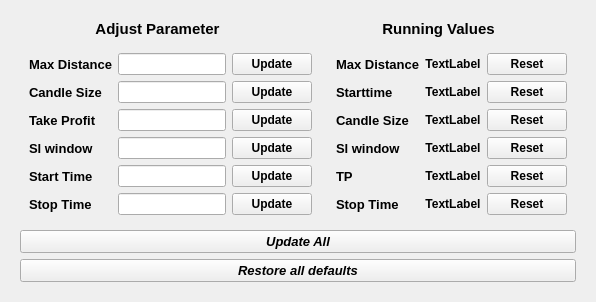
        <widget class="QWidget" name="page_2">
         <layout class="QHBoxLayout" name="horizontalLayout_12">
          <item>
           <widget class="QWidget" name="widget_34" native="true">
            <layout class="QVBoxLayout" name="verticalLayout_14">
             <item>
              <layout class="QHBoxLayout" name="horizontalLayout_9">
               <item>
                <widget class="QLabel" name="adjustparamlabel">
                 <property name="font">
                  <font>
                   <pointsize>11</pointsize>
                   <bold>true</bold>
                  </font>
                 </property>
                 <property name="text">
                  <string>Adjust Parameter</string>
                 </property>
                 <property name="scaledContents">
                  <bool>false</bool>
                 </property>
                 <property name="alignment">
                  <set>Qt::AlignCenter</set>
                 </property>
                </widget>
               </item>
               <item>
                <widget class="QLabel" name="setvalueslabel">
                 <property name="font">
                  <font>
                   <pointsize>11</pointsize>
                   <bold>true</bold>
                  </font>
                 </property>
                 <property name="text">
                  <string>Running Values</string>
                 </property>
                 <property name="alignment">
                  <set>Qt::AlignCenter</set>
                 </property>
                </widget>
               </item>
              </layout>
             </item>
             <item>
              <layout class="QHBoxLayout" name="horizontalLayout_11">
               <item>
                <widget class="QWidget" name="widget_31" native="true">
                 <layout class="QHBoxLayout" name="horizontalLayout_10">
                  <item>
                   <layout class="QHBoxLayout" name="horizontalLayout_7">
                    <item>
                     <layout class="QVBoxLayout" name="verticalLayout_57">
                      <item>
                       <widget class="QLabel" name="distancelabel">
                        <property name="font">
                         <font>
                          <pointsize>10</pointsize>
                          <bold>true</bold>
                         </font>
                        </property>
                        <property name="text">
                         <string>Max Distance</string>
                        </property>
                       </widget>
                      </item>
                      <item>
                       <widget class="QLabel" name="candlesizelabel">
                        <property name="font">
                         <font>
                          <pointsize>10</pointsize>
                          <bold>true</bold>
                         </font>
                        </property>
                        <property name="text">
                         <string>Candle Size</string>
                        </property>
                       </widget>
                      </item>
                      <item>
                       <widget class="QLabel" name="tplabel">
                        <property name="font">
                         <font>
                          <pointsize>10</pointsize>
                          <bold>true</bold>
                         </font>
                        </property>
                        <property name="text">
                         <string>Take Profit</string>
                        </property>
                       </widget>
                      </item>
                      <item>
                       <widget class="QLabel" name="slwindowlabel">
                        <property name="font">
                         <font>
                          <pointsize>10</pointsize>
                          <bold>true</bold>
                         </font>
                        </property>
                        <property name="text">
                         <string>Sl window</string>
                        </property>
                       </widget>
                      </item>
                      <item>
                       <widget class="QLabel" name="start_timelabel">
                        <property name="font">
                         <font>
                          <pointsize>10</pointsize>
                          <bold>true</bold>
                         </font>
                        </property>
                        <property name="text">
                         <string>Start Time</string>
                        </property>
                       </widget>
                      </item>
                      <item>
                       <widget class="QLabel" name="stoptimelabel">
                        <property name="font">
                         <font>
                          <pointsize>10</pointsize>
                          <bold>true</bold>
                         </font>
                        </property>
                        <property name="text">
                         <string>Stop Time</string>
                        </property>
                       </widget>
                      </item>
                     </layout>
                    </item>
                    <item>
                     <layout class="QVBoxLayout" name="verticalLayout_65">
                      <item>
                       <widget class="QLineEdit" name="maxdistanceinp">
                        <property name="alignment">
                         <set>Qt::AlignCenter</set>
                        </property>
                       </widget>
                      </item>
                      <item>
                       <widget class="QLineEdit" name="candlesizeinp">
                        <property name="alignment">
                         <set>Qt::AlignCenter</set>
                        </property>
                       </widget>
                      </item>
                      <item>
                       <widget class="QLineEdit" name="tpinp">
                        <property name="alignment">
                         <set>Qt::AlignCenter</set>
                        </property>
                       </widget>
                      </item>
                      <item>
                       <widget class="QLineEdit" name="slwindowinp">
                        <property name="alignment">
                         <set>Qt::AlignCenter</set>
                        </property>
                       </widget>
                      </item>
                      <item>
                       <widget class="QLineEdit" name="start_timeinp">
                        <property name="alignment">
                         <set>Qt::AlignCenter</set>
                        </property>
                       </widget>
                      </item>
                      <item>
                       <widget class="QLineEdit" name="stoptimeinp"/>
                      </item>
                     </layout>
                    </item>
                    <item>
                     <layout class="QVBoxLayout" name="verticalLayout_13">
                      <item>
                       <widget class="QPushButton" name="updatemaxdistance">
                        <property name="font">
                         <font>
                          <bold>true</bold>
                         </font>
                        </property>
                        <property name="text">
                         <string>Update</string>
                        </property>
                       </widget>
                      </item>
                      <item>
                       <widget class="QPushButton" name="updatecandlesize">
                        <property name="font">
                         <font>
                          <bold>true</bold>
                         </font>
                        </property>
                        <property name="text">
                         <string>Update</string>
                        </property>
                       </widget>
                      </item>
                      <item>
                       <widget class="QPushButton" name="updatetakeprofit">
                        <property name="font">
                         <font>
                          <bold>true</bold>
                         </font>
                        </property>
                        <property name="text">
                         <string>Update</string>
                        </property>
                       </widget>
                      </item>
                      <item>
                       <widget class="QPushButton" name="updateslwindow">
                        <property name="font">
                         <font>
                          <bold>true</bold>
                         </font>
                        </property>
                        <property name="text">
                         <string>Update</string>
                        </property>
                       </widget>
                      </item>
                      <item>
                       <widget class="QPushButton" name="updatestart_time">
                        <property name="font">
                         <font>
                          <bold>true</bold>
                         </font>
                        </property>
                        <property name="text">
                         <string>Update</string>
                        </property>
                       </widget>
                      </item>
                      <item>
                       <widget class="QPushButton" name="updatestoptime">
                        <property name="font">
                         <font>
                          <bold>true</bold>
                         </font>
                        </property>
                        <property name="text">
                         <string>Update</string>
                        </property>
                       </widget>
                      </item>
                     </layout>
                    </item>
                   </layout>
                  </item>
                 </layout>
                </widget>
               </item>
               <item>
                <widget class="QWidget" name="widget_33" native="true">
                 <layout class="QHBoxLayout" name="horizontalLayout_8">
                  <item>
                   <layout class="QHBoxLayout" name="horizontalLayout_19">
                    <item>
                     <layout class="QVBoxLayout" name="verticalLayout_25">
                      <item>
                       <widget class="QLabel" name="rnmaxdistancelabel">
                        <property name="font">
                         <font>
                          <pointsize>10</pointsize>
                          <bold>true</bold>
                         </font>
                        </property>
                        <property name="text">
                         <string>Max Distance</string>
                        </property>
                        <property name="alignment">
                         <set>Qt::AlignLeading|Qt::AlignLeft|Qt::AlignVCenter</set>
                        </property>
                       </widget>
                      </item>
                      <item>
                       <widget class="QLabel" name="rnstarttimelabel">
                        <property name="font">
                         <font>
                          <pointsize>10</pointsize>
                          <bold>true</bold>
                         </font>
                        </property>
                        <property name="text">
                         <string>Starttime</string>
                        </property>
                       </widget>
                      </item>
                      <item>
                       <widget class="QLabel" name="rncandlesizelabel">
                        <property name="font">
                         <font>
                          <pointsize>10</pointsize>
                          <bold>true</bold>
                         </font>
                        </property>
                        <property name="text">
                         <string>Candle Size</string>
                        </property>
                        <property name="alignment">
                         <set>Qt::AlignLeading|Qt::AlignLeft|Qt::AlignVCenter</set>
                        </property>
                       </widget>
                      </item>
                      <item>
                       <widget class="QLabel" name="rnslwindowlabel">
                        <property name="font">
                         <font>
                          <pointsize>10</pointsize>
                          <bold>true</bold>
                         </font>
                        </property>
                        <property name="text">
                         <string>Sl window</string>
                        </property>
                        <property name="alignment">
                         <set>Qt::AlignLeading|Qt::AlignLeft|Qt::AlignVCenter</set>
                        </property>
                       </widget>
                      </item>
                      <item>
                       <widget class="QLabel" name="rntplabel">
                        <property name="font">
                         <font>
                          <pointsize>10</pointsize>
                          <bold>true</bold>
                         </font>
                        </property>
                        <property name="text">
                         <string>TP</string>
                        </property>
                        <property name="alignment">
                         <set>Qt::AlignLeading|Qt::AlignLeft|Qt::AlignVCenter</set>
                        </property>
                       </widget>
                      </item>
                      <item>
                       <widget class="QLabel" name="rnstoptimelabel">
                        <property name="font">
                         <font>
                          <pointsize>10</pointsize>
                          <bold>true</bold>
                         </font>
                        </property>
                        <property name="text">
                         <string>Stop Time</string>
                        </property>
                        <property name="alignment">
                         <set>Qt::AlignLeading|Qt::AlignLeft|Qt::AlignVCenter</set>
                        </property>
                       </widget>
                      </item>
                     </layout>
                    </item>
                    <item>
                     <layout class="QVBoxLayout" name="verticalLayout_34">
                      <item>
                       <widget class="QLabel" name="exmaxdistance">
                        <property name="font">
                         <font>
                          <bold>true</bold>
                         </font>
                        </property>
                        <property name="text">
                         <string>TextLabel</string>
                        </property>
                        <property name="alignment">
                         <set>Qt::AlignCenter</set>
                        </property>
                       </widget>
                      </item>
                      <item>
                       <widget class="QLabel" name="exstart_time">
                        <property name="font">
                         <font>
                          <bold>true</bold>
                         </font>
                        </property>
                        <property name="text">
                         <string>TextLabel</string>
                        </property>
                        <property name="alignment">
                         <set>Qt::AlignCenter</set>
                        </property>
                       </widget>
                      </item>
                      <item>
                       <widget class="QLabel" name="excandlesize">
                        <property name="font">
                         <font>
                          <bold>true</bold>
                         </font>
                        </property>
                        <property name="text">
                         <string>TextLabel</string>
                        </property>
                        <property name="alignment">
                         <set>Qt::AlignCenter</set>
                        </property>
                       </widget>
                      </item>
                      <item>
                       <widget class="QLabel" name="exslwindow">
                        <property name="font">
                         <font>
                          <bold>true</bold>
                         </font>
                        </property>
                        <property name="text">
                         <string>TextLabel</string>
                        </property>
                        <property name="alignment">
                         <set>Qt::AlignCenter</set>
                        </property>
                       </widget>
                      </item>
                      <item>
                       <widget class="QLabel" name="extakeprofit">
                        <property name="font">
                         <font>
                          <bold>true</bold>
                         </font>
                        </property>
                        <property name="text">
                         <string>TextLabel</string>
                        </property>
                        <property name="alignment">
                         <set>Qt::AlignCenter</set>
                        </property>
                       </widget>
                      </item>
                      <item>
                       <widget class="QLabel" name="exstoptime">
                        <property name="font">
                         <font>
                          <bold>true</bold>
                         </font>
                        </property>
                        <property name="text">
                         <string>TextLabel</string>
                        </property>
                        <property name="alignment">
                         <set>Qt::AlignCenter</set>
                        </property>
                       </widget>
                      </item>
                     </layout>
                    </item>
                    <item>
                     <layout class="QVBoxLayout" name="verticalLayout_56">
                      <item>
                       <widget class="QPushButton" name="resetmaxdistance">
                        <property name="font">
                         <font>
                          <bold>true</bold>
                         </font>
                        </property>
                        <property name="text">
                         <string>Reset</string>
                        </property>
                       </widget>
                      </item>
                      <item>
                       <widget class="QPushButton" name="resetstarttime">
                        <property name="font">
                         <font>
                          <bold>true</bold>
                         </font>
                        </property>
                        <property name="text">
                         <string>Reset</string>
                        </property>
                       </widget>
                      </item>
                      <item>
                       <widget class="QPushButton" name="resetcandlesize">
                        <property name="font">
                         <font>
                          <bold>true</bold>
                         </font>
                        </property>
                        <property name="text">
                         <string>Reset</string>
                        </property>
                       </widget>
                      </item>
                      <item>
                       <widget class="QPushButton" name="resetslwindow">
                        <property name="font">
                         <font>
                          <bold>true</bold>
                         </font>
                        </property>
                        <property name="text">
                         <string>Reset</string>
                        </property>
                       </widget>
                      </item>
                      <item>
                       <widget class="QPushButton" name="reset_takeprofit">
                        <property name="font">
                         <font>
                          <bold>true</bold>
                         </font>
                        </property>
                        <property name="text">
                         <string>Reset</string>
                        </property>
                       </widget>
                      </item>
                      <item>
                       <widget class="QPushButton" name="resetstoptime">
                        <property name="font">
                         <font>
                          <bold>true</bold>
                         </font>
                        </property>
                        <property name="text">
                         <string>Reset</string>
                        </property>
                       </widget>
                      </item>
                     </layout>
                    </item>
                   </layout>
                  </item>
                 </layout>
                </widget>
               </item>
              </layout>
             </item>
             <item>
              <widget class="QPushButton" name="resetallbtn_">
               <property name="font">
                <font>
                 <pointsize>10</pointsize>
                 <italic>true</italic>
                 <bold>true</bold>
                </font>
               </property>
               <property name="text">
                <string>Update All</string>
               </property>
              </widget>
             </item>
             <item>
              <widget class="QPushButton" name="resetallbtn">
               <property name="font">
                <font>
                 <pointsize>10</pointsize>
                 <italic>true</italic>
                 <bold>true</bold>
                </font>
               </property>
               <property name="text">
                <string>Restore all defaults</string>
               </property>
              </widget>
             </item>
            </layout>
           </widget>
          </item>
         </layout>
        </widget>
